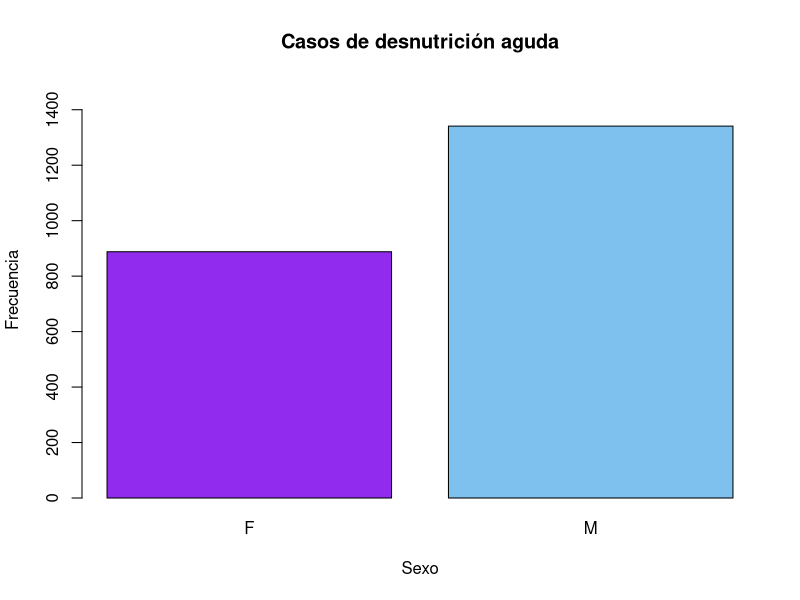
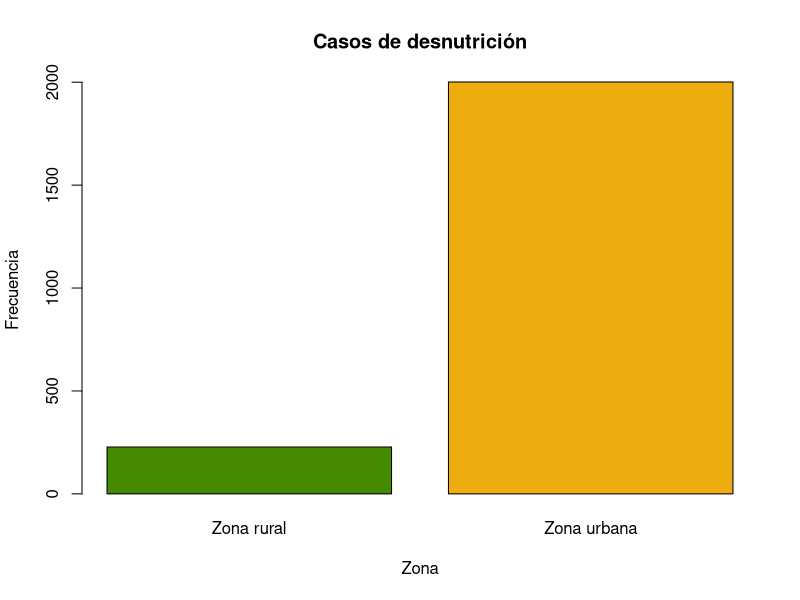
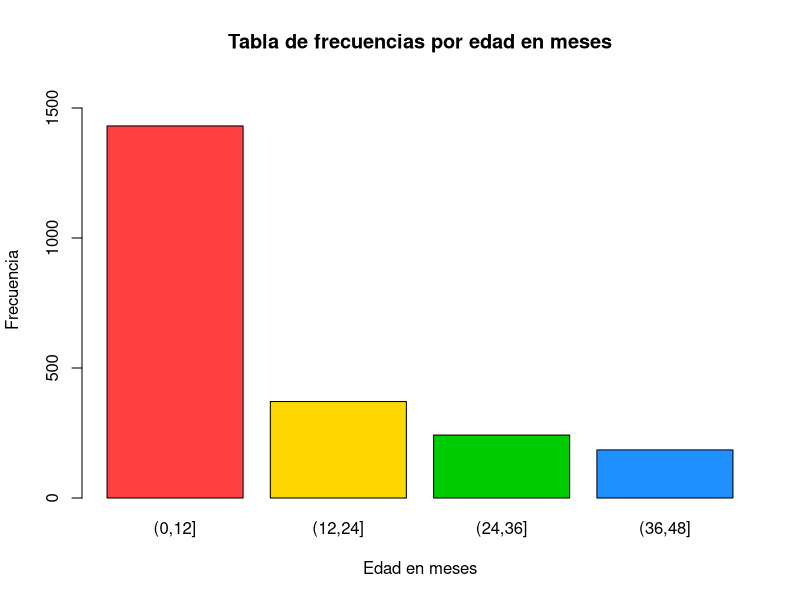
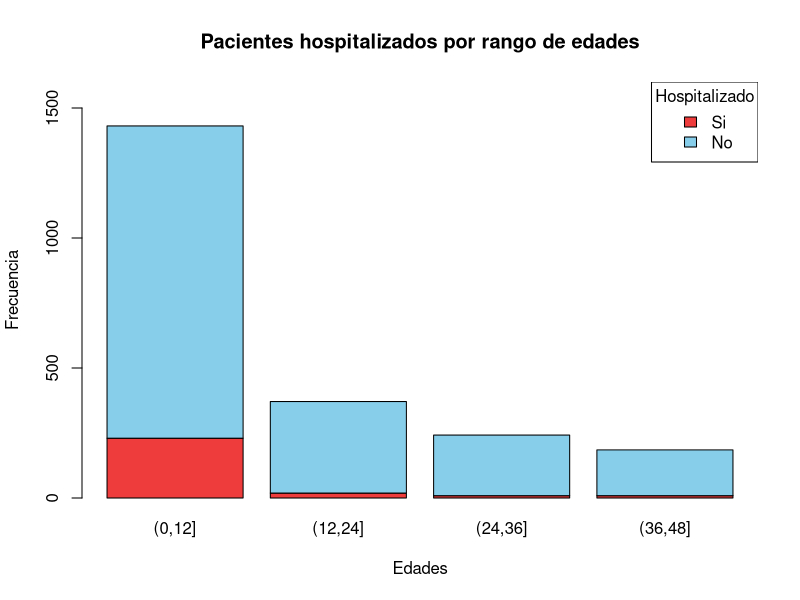
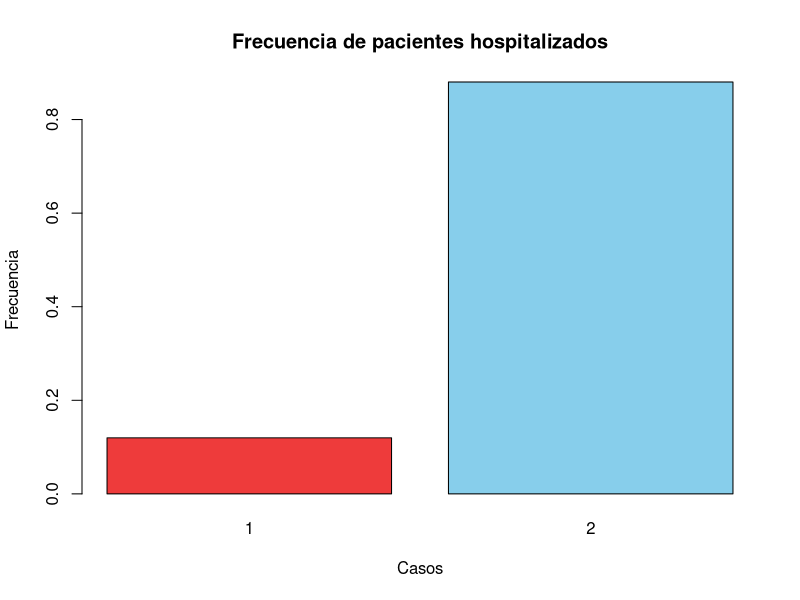
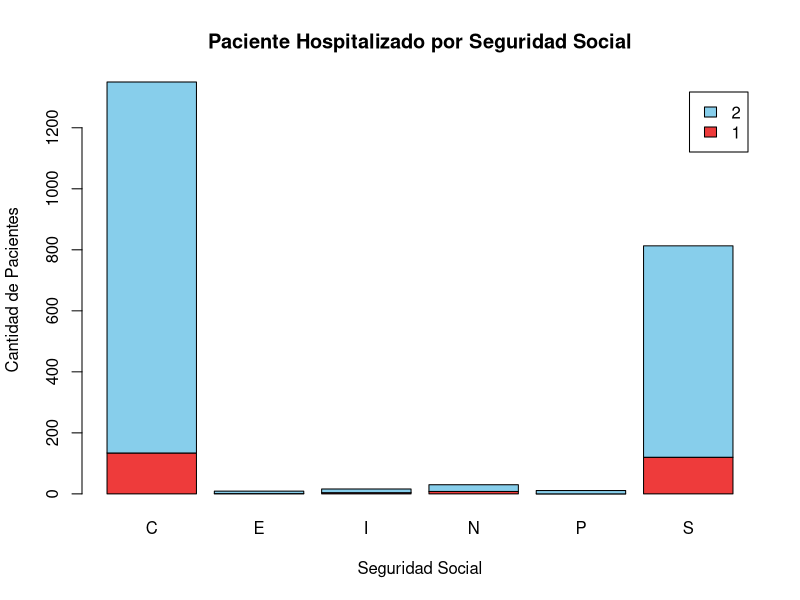
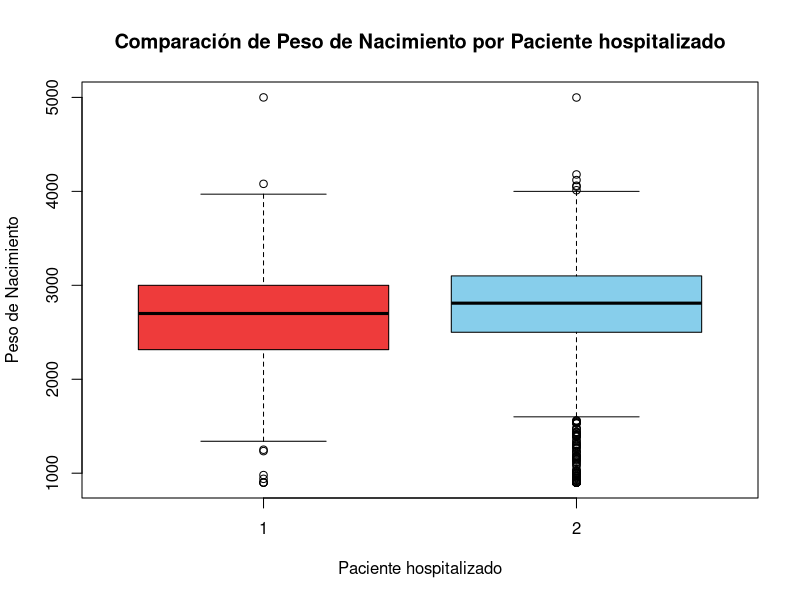
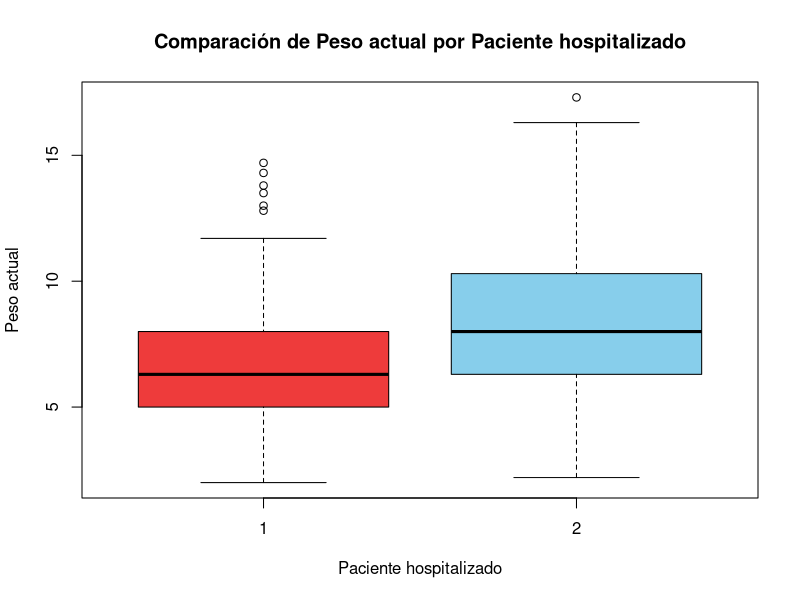

These figures' R source, in order:
## ---- chunk 1
library(dplyr)
## ---- chunk 2
library(readr)
library(dplyr)
library(ggplot2)
library(readr)
library(readxl)
library(stringr)
library(GGally)
## ---- chunk 3
desnutricion <- read_delim("sivigila_desnutricion.csv", 
    delim = ";", escape_double = FALSE, trim_ws = TRUE)
## ---- chunk 4
bd <- desnutricion[,c(3:5, 7:8, 13:18, 20, 22:23)]
names(bd)
## ---- chunk 5
#Edad en meses
unique(bd$uni_med_)# 1, 2, 3

bd$edad_en_meses <- ifelse(bd$uni_med_ == 1, bd$edad_*12, 
                           ifelse(bd$uni_med_ == 2, bd$edad_*1, 
                                  ifelse(bd$uni_med_ == 3, bd$edad_/30.417, 0)))
bd$edad_en_meses <-round(bd$edad_en_meses, 2)
## ---- chunk 6
#comuna

bd <- bd %>%
  mutate(comuna = tolower(comuna))
##unificamos nombres
bd$comuna <- recode(bd$comuna, 
                    "san sebastian de palmitas" = "corregimiento de palmitas",
                    "altavista" = "corregimiento de altavista", 
                    "san antonio de prado" = "corregimiento de san antonio de prado") 
## ---- chunk 7
base <- subset(bd, peso_nac != 0 & talla_nac != 0 & edad_ges != 0 & 
                 peso_act != 0 & talla_act != 0 )

##Corrección del error del peso actual 

base$peso_act <- ifelse(base$peso_act > 17.3, base$peso_act/10, base$peso_act)

base <- base[, -c(1, 2)] #BASE FINAL
head(base)
## ---- chunk 8
round((colMeans(is.na(base)) * 100), 2)
## ---- chunk 9
# var numericas

summary(base[, c(13,7,8,9,5,6,11,12)])

## ---- chunk 10
#Separaciones por género
table(base$sexo_)

base$sexo_ <- as.factor(base$sexo_)
plot(x=base$sexo_, main="Casos de desnutrición aguda",
     xlab="Sexo", ylab="Frecuencia", 
     col = c("purple2", "skyblue2"),
     ylim = c(0, 1500))
## ---- chunk 11
#Separaciones por zona rurales y urbanas
base1 <- base #Creo una base nueva para no afectar la original

base1$comuna <- ifelse(base1$comuna =="corregimiento de altavista" |
                         base1$comuna == "corregimiento de palmitas" | 
                         base1$comuna == "corregimiento de san antonio de prado" |
                         base1$comuna == "corregimiento de san cristobal" |
                         base1$comuna == "corregimiento de santa elena", 
                       "Zona rural", "Zona urbana")

table(base1$comuna)

base1$comuna <- as.factor(base1$comuna)
plot(base1$comuna, main="Casos de desnutrición",
      xlab="Zona", ylab="Frecuencia", 
      col = c("#458B00", "darkgoldenrod2"))
## ---- chunk 12
#Separacion por intervalos de edades
summary(base$edad_en_meses)

edad <- barplot(table(cut(base$edad_en_meses, breaks = seq(0,48, by = 12))),
                col = c("brown1", "gold", "green3", "dodgerblue1"), 
                main = "Tabla de frecuencias por edad en meses", 
                xlab = "Edad en meses", 
                ylab = "Frecuencia", 
                ylim = c(0,1600))
## ---- chunk 13
tabla <- table(base$pac_hos_ ,cut(base$edad_en_meses, breaks = seq(0,48, by = 12)))
barplot(tabla, main = "Pacientes hospitalizados por rango de edades", 
        xlab = "Edades", ylab="Frecuencia", col = c("brown2", "#87CEEB"), 
        ylim = c(0, 1600))
legend(x = "topright", legend = c("Si", "No"), fill = c("brown2", "#87CEEB"), 
       title = "Hospitalizado")
## ---- chunk 14
#Proporción de pacientes hospitalizados
proporcion <- prop.table(table(base$pac_hos_))
barplot(proporcion, main = "Frecuencia de pacientes hospitalizados",
        xlab = "Casos",
        ylab = "Frecuencia", 
        col = c("brown2", "#87CEEB"))
## ---- chunk 15
tablass <- table(base$pac_hos_, base$tipo_ss_)
barplot(tablass,legend.text = rownames(tablass),
        main = "Paciente Hospitalizado por Seguridad Social",
         xlab = "Seguridad Social",
         ylab = "Cantidad de Pacientes",
        col = c("brown2", "#87CEEB"))
## ---- chunk 16
#peso nacimiento y hospitalizacion
boxplot(base$peso_nac ~ base$pac_hos_, data = base, 
        col = c("brown2", "#87CEEB"),
        xlab = "Paciente hospitalizado", ylab = "Peso de Nacimiento",
        main = "Comparación de Peso de Nacimiento por Paciente hospitalizado")
## ---- chunk 17
# peso actual y hospitalizacion
boxplot(base$peso_act ~ base$pac_hos_, data = base,
        col = c("brown2", "#87CEEB"),
        xlab = "Paciente hospitalizado", ylab = "Peso actual",
        main = "Comparación de Peso actual por Paciente hospitalizado")
## ---- chunk 18
#Correlacion teniendo en cuenta la hospitalización
names(base)

pairs(base[, c( 'peso_act', 'talla_act', 't_lechem', 'e_complem')],
      pch = 19, 
      col = c("brown2", "#87CEEB")[base$pac_hos_],
      main = "Grafico de correlación teniendo en cuenta la hospitalización",
      rowlattop = T, 
      gap = 1, 
      cex.labels = NULL,
      font.labels = 1
      )

